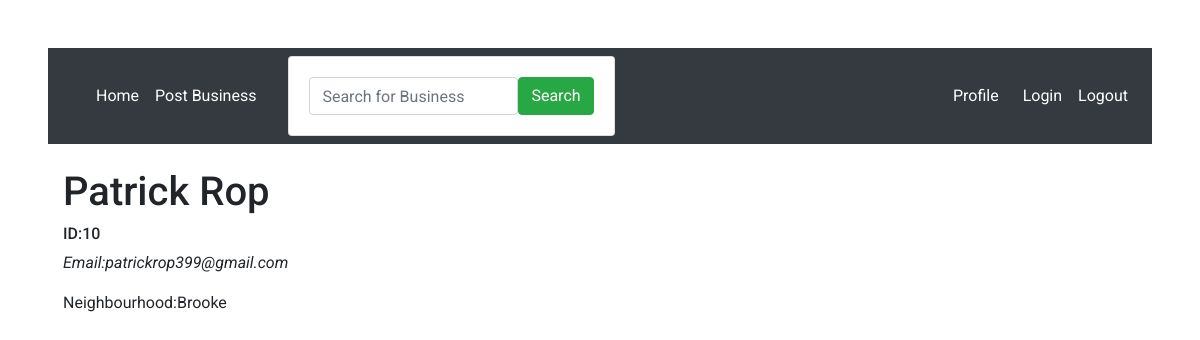
The page /profile/ on the database as committed earlier.
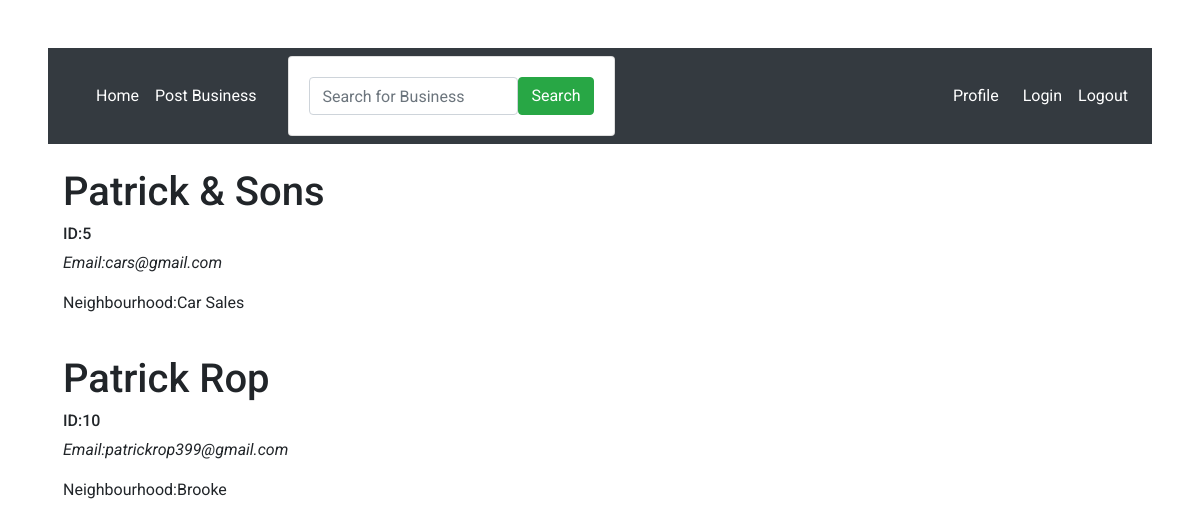
The same page on the database as committed later.
### updateme/models.py (models this page shows, shortened)
class User(models.Model):
    name=models.CharField(max_length=50, null=True)
    id = models.IntegerField(primary_key=True)
    email = models.EmailField(max_length=30,null=True)
    neighbourhood = models.ForeignKey(NeighbourHood, on_delete=CASCADE, null=True)

class NeighbourHood(models.Model):
    name = models.CharField(max_length=30,null=False)
    location = models.CharField(max_length=30, null=False)
    admin = models.ForeignKey(Admin, on_delete=CASCADE, null=True)
    occupants_count = models.IntegerField(default=0, null=False)
    def __str__(self):
        return self.name

### updateme/views.py (the view)
# urls.py: path('profile/', views.profile, name='profile'),
def profile(request):
    users=User.objects.all()
    context={'users':users}
    return render(request,'profile.html',context)

### updateme/templates/profile.html
{% extends 'base.html'%}
{%block content%}
{% for user in users %}
<div class="container mt-4">
    <div class="row">
        <div class="col-md-4">
<h1> {{user.name}}</h1>
<h6> ID:{{user.id}}</h6>
<p><i> Email:{{user.email}}</i></p>
<p> Neighbourhood:{{user.neighbourhood}}</p>
        </div>
    </div>
</div>
{% endfor%}
{%endblock%}

Rows that differ between the two databases and show on the page:
added User: name "Patrick & Sons", id "5", email "cars@gmail.com", neighbourhood "Car Sales"
